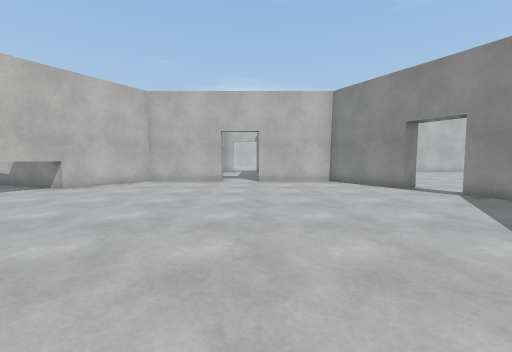
view 1 (above)

17 first-person views from a walk through a 3-D level made in the Unity game engine. The camera is 1.2 m above the floor, tilts 4° down and sees 90° across. The floor is counted in squares, 1 m on a side. Each view is taken from the middle of a square. On the plan, view 1 faces up. The plan holds only what a view shows up to about 12 squares ahead; the rest is blank. The place goes on beyond the plan. The player character is not drawn. Surface patterns are stand-ins for the level's own textures.

view 2
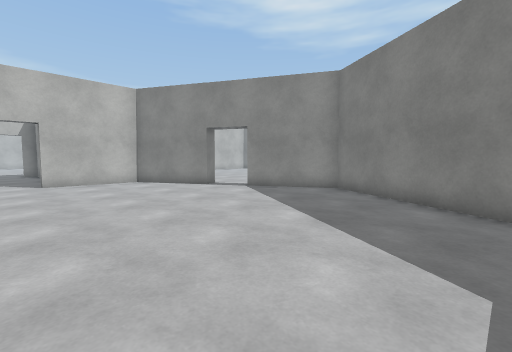

view 3
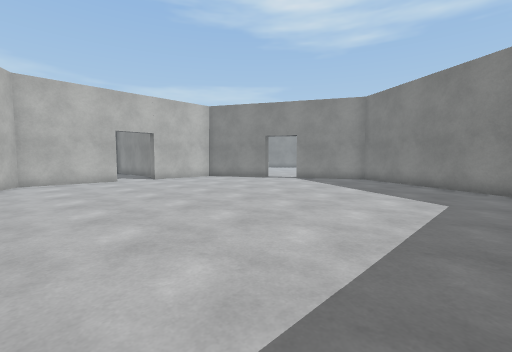

view 4
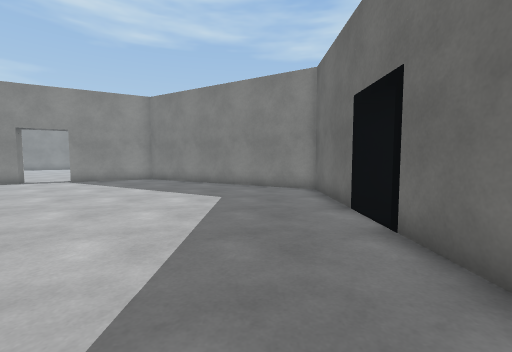

view 5
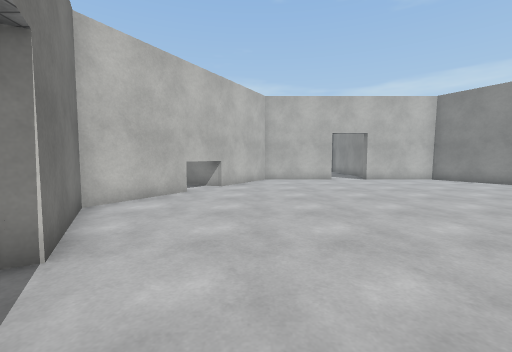

view 6
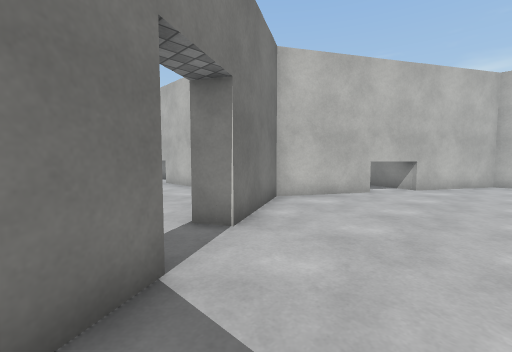

view 7
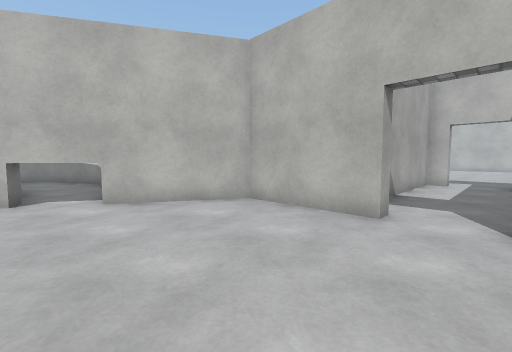

view 8
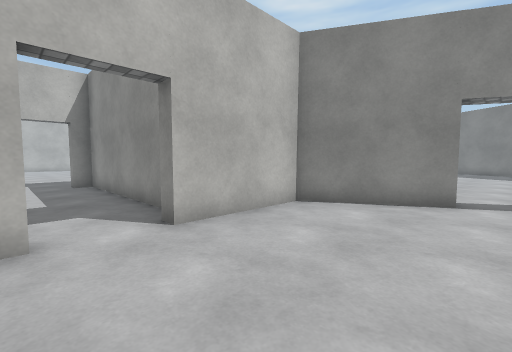

view 9
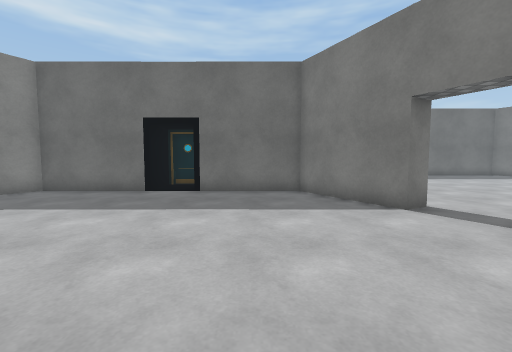

view 10
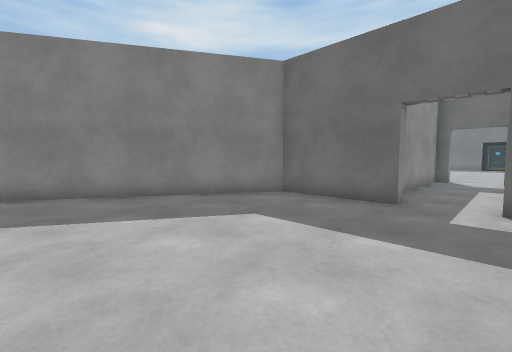

view 11
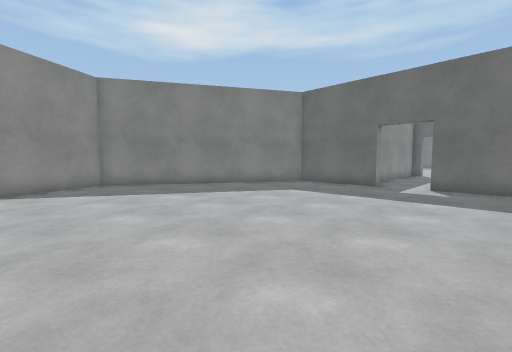

view 12
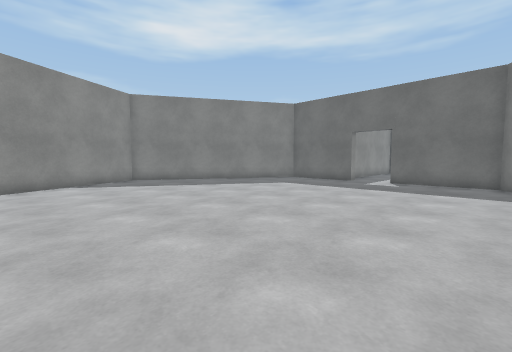

view 13
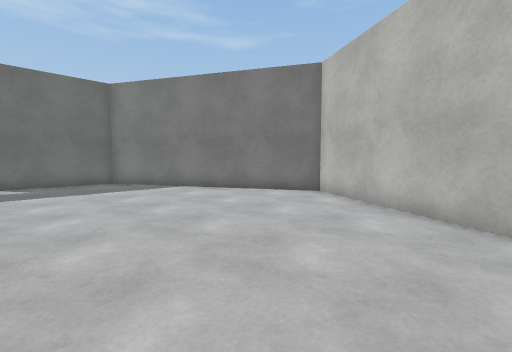

view 14
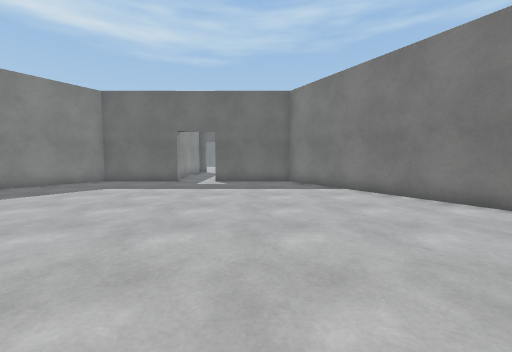

view 15
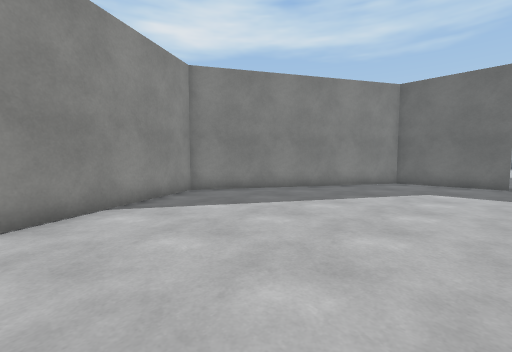

view 16
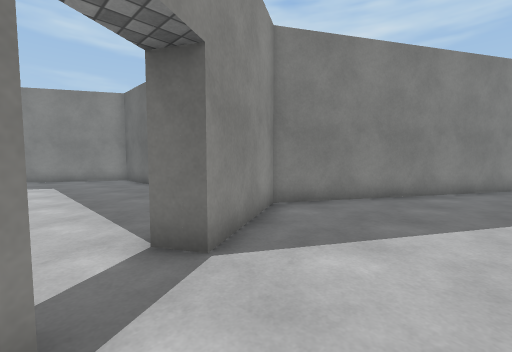

view 17
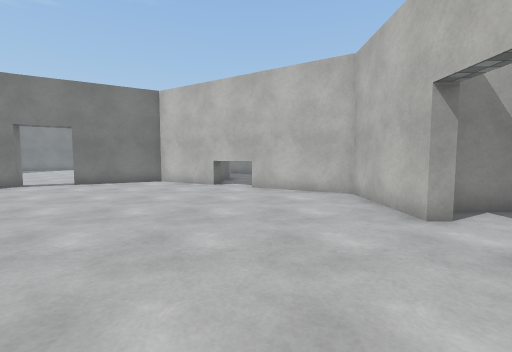

### Floor plan
Points are (right, up) in squares from view 1. A wall is a line through its corners. A room is listed if a view was taken in it or the views show most of it. See-through windows are left out.
Room 1 (views 1, 2, 3, 4, 5, 6, 7, 8, 9, 16, 17)
walls: (5.7, 9.9) (3.9, 13.2) (0.2, 13.2) (0.2, 13.8); (-1.8, 13.8) (-1.8, 13.2) (-5.5, 13.2) (-9.5, 6.2); (-8.9, 8.4) (-8.4, 8.1); (-9.5, 3.9) (-8.4, 1.9) (-9.2, 1.5); (0.7, 14.6) (0.7, 21.3) (0.2, 21.3) (0.2, 21.8); (0, -3.3) (3.8, -3.3) (8.5, 4.9) (6.7, 8.2); (-8.2, -0.2) (-7.5, 0.2) (-5.6, -3.3) (-1.9, -3.3); (-1.8, 21.8) (-1.8, 21.3) (-2.6, 21.3) (-2.6, 14.4)
ways out: opening at (-1, 21.5) to room 2; opening at (-9, 1); opening at (6, 9)
Room 2 (views 10, 11, 12, 13, 14, 15)
walls: (0.2, 21.8) (3.8, 21.8) (8.5, 30) (5.7, 35.1); (-9.6, 28.8) (-5.7, 21.8) (-1.8, 21.8); (-7.3, 35.1) (-9.5, 31.3)
ways out: opening at (-1, 21.5) to room 1

Positions as (right, up) in squares from view 1, and headings:
1: (0, 0), facing up
2: (-1, 0), facing up-right
3: (-6, -1), facing up-right
4: (-6, -1), facing right
5: (-6, -1), facing up
6: (-5, -1), facing up-left
7: (0, 8), facing up-left
8: (-2, 9), facing up-right
9: (-4, 6), facing down
10: (-2, 29), facing down-right
11: (-4, 33), facing down-right
12: (-6, 35), facing down-right
13: (-2, 35), facing down-left
14: (-4, 35), facing down
15: (0, 35), facing down-right
16: (4, 10), facing down-right
17: (3, 10), facing left
